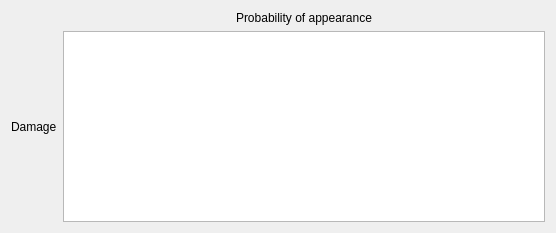
<?xml version="1.0" encoding="UTF-8"?>
<ui version="4.0">
 <class>RiskAssessmentTable</class>
 <widget class="QWidget" name="RiskAssessmentTable">
  <property name="geometry">
   <rect>
    <x>0</x>
    <y>0</y>
    <width>556</width>
    <height>233</height>
   </rect>
  </property>
  <property name="sizePolicy">
   <sizepolicy hsizetype="Expanding" vsizetype="Expanding">
    <horstretch>0</horstretch>
    <verstretch>0</verstretch>
   </sizepolicy>
  </property>
  <property name="windowTitle">
   <string>Form</string>
  </property>
  <layout class="QGridLayout" name="gridLayout">
   <item row="0" column="1">
    <widget class="QLabel" name="label_2">
     <property name="sizePolicy">
      <sizepolicy hsizetype="Expanding" vsizetype="Preferred">
       <horstretch>0</horstretch>
       <verstretch>0</verstretch>
      </sizepolicy>
     </property>
     <property name="font">
      <font>
       <weight>50</weight>
       <bold>false</bold>
      </font>
     </property>
     <property name="text">
      <string>Probability of appearance</string>
     </property>
     <property name="alignment">
      <set>Qt::AlignCenter</set>
     </property>
    </widget>
   </item>
   <item row="1" column="0">
    <widget class="QLabel" name="label">
     <property name="font">
      <font>
       <weight>50</weight>
       <bold>false</bold>
      </font>
     </property>
     <property name="text">
      <string>Damage</string>
     </property>
    </widget>
   </item>
   <item row="1" column="1">
    <widget class="QTableView" name="riskView"/>
   </item>
  </layout>
 </widget>
 <resources/>
 <connections/>
</ui>
